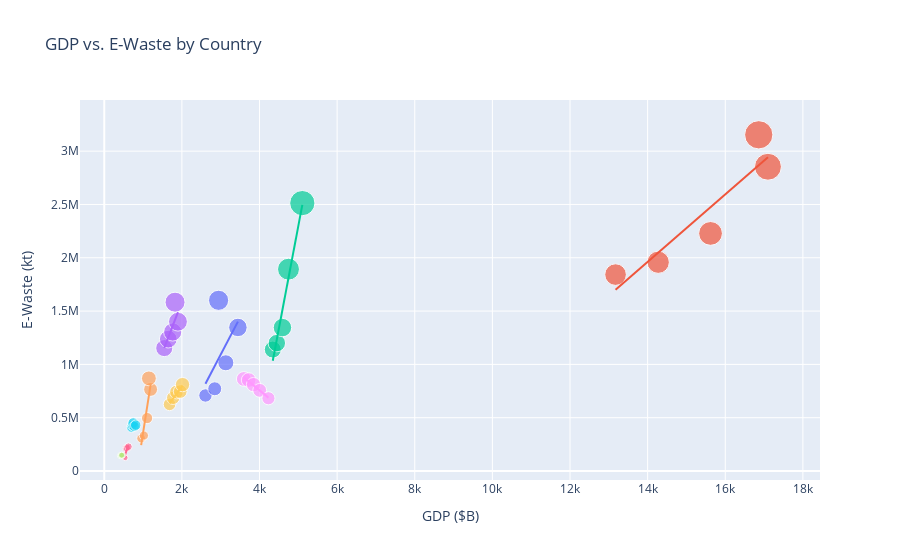

Notebook source saved alongside this figure:
### Code cell
fig = px.scatter(merged_df, x='GDP ($B)', y='E-Waste (kt)', 
                 color='Country', size='E-Waste (kt)',
                 hover_data=['Year'], trendline="ols",
                 title="GDP vs. E-Waste by Country")
fig.update_layout(showlegend=False)
fig.show()

### Figure 1 — Plotly figure (JSON) as saved in the notebook; plotly's stock layout.template omitted (floating-point values rounded to 4 significant figures)
{"data": [{"customdata": [[2017], [2018], [2019], [2020], [2021]], "hovertemplate": "Country=India<br>GDP ($B)=%{x}<br>E-Waste (kt)=%{marker.size}<br>Year=%{customdata[0]}<extra></extra>", "legendgroup": "India", "marker": {"color": "#636efa", "size": [708400.0, 771200.0, 1015000.0, 1346000.0, 1601000.0], "sizemode": "area", "sizeref": 7883.0, "symbol": "circle"}, "mode": "markers", "name": "India", "orientation": "v", "showlegend": true, "type": "scatter", "x": [2607.0, 2846.0, 3132.0, 3444.0, 2946.0], "xaxis": "x", "y": [708400.0, 771200.0, 1015000.0, 1346000.0, 1601000.0], "yaxis": "y"}, {"hovertemplate": "<b>OLS trendline</b><br>E-Waste (kt) = 696.876 * GDP ($B) + -998714<br>R<sup>2</sup>=0.330602<br><br>Country=India<br>GDP ($B)=%{x}<br>E-Waste (kt)=%{y} <b>(trend)</b><extra></extra>", "legendgroup": "India", "marker": {"color": "#636efa", "symbol": "circle"}, "mode": "lines", "name": "India", "showlegend": false, "type": "scatter", "x": [2607.0, 2846.0, 2946.0, 3132.0, 3444.0], "xaxis": "x", "y": [818300.0, 984700.0, 1054000.0, 1184000.0, 1401000.0], "yaxis": "y"}, {"customdata": [[2017], [2018], [2019], [2020], [2021]], "hovertemplate": "Country=China<br>GDP ($B)=%{x}<br>E-Waste (kt)=%{marker.size}<br>Year=%{customdata[0]}<extra></extra>", "legendgroup": "China", "marker": {"color": "#EF553B", "size": [1842000.0, 1958000.0, 2228000.0, 2854000.0, 3153000.0], "sizemode": "area", "sizeref": 7883.0, "symbol": "circle"}, "mode": "markers", "name": "China", "orientation": "v", "showlegend": true, "type": "scatter", "x": [13170.0, 14270.0, 15620.0, 17100.0, 16860.0], "xaxis": "x", "y": [1842000.0, 1958000.0, 2228000.0, 2854000.0, 3153000.0], "yaxis": "y"}, {"hovertemplate": "<b>OLS trendline</b><br>E-Waste (kt) = 316.208 * GDP ($B) + -2.4644e+06<br>R<sup>2</sup>=0.863789<br><br>Country=China<br>GDP ($B)=%{x}<br>E-Waste (kt)=%{y} <b>(trend)</b><extra></extra>", "legendgroup": "China", "marker": {"color": "#EF553B", "symbol": "circle"}, "mode": "lines", "name": "China", "showlegend": false, "type": "scatter", "x": [13170.0, 14270.0, 15620.0, 16860.0, 17100.0], "xaxis": "x", "y": [1701000.0, 2049000.0, 2475000.0, 2868000.0, 2943000.0], "yaxis": "y"}, {"customdata": [[2017], [2018], [2019], [2020], [2021]], "hovertemplate": "Country=Japan<br>GDP ($B)=%{x}<br>E-Waste (kt)=%{marker.size}<br>Year=%{customdata[0]}<extra></extra>", "legendgroup": "Japan", "marker": {"color": "#00cc96", "size": [1139000.0, 1200000.0, 1345000.0, 1893000.0, 2513000.0], "sizemode": "area", "sizeref": 7883.0, "symbol": "circle"}, "mode": "markers", "name": "Japan", "orientation": "v", "showlegend": true, "type": "scatter", "x": [4342.0, 4446.0, 4591.0, 4747.0, 5103.0], "xaxis": "x", "y": [1139000.0, 1200000.0, 1345000.0, 1893000.0, 2513000.0], "yaxis": "y"}, {"hovertemplate": "<b>OLS trendline</b><br>E-Waste (kt) = 1921.19 * GDP ($B) + -7.30763e+06<br>R<sup>2</sup>=0.965386<br><br>Country=Japan<br>GDP ($B)=%{x}<br>E-Waste (kt)=%{y} <b>(trend)</b><extra></extra>", "legendgroup": "Japan", "marker": {"color": "#00cc96", "symbol": "circle"}, "mode": "lines", "name": "Japan", "showlegend": false, "type": "scatter", "x": [4342.0, 4446.0, 4591.0, 4747.0, 5103.0], "xaxis": "x", "y": [1034000.0, 1235000.0, 1512000.0, 1812000.0, 2496000.0], "yaxis": "y"}, {"customdata": [[2017], [2018], [2019], [2020], [2021]], "hovertemplate": "Country=Korea<br>GDP ($B)=%{x}<br>E-Waste (kt)=%{marker.size}<br>Year=%{customdata[0]}<extra></extra>", "legendgroup": "Korea", "marker": {"color": "#ab63fa", "size": [1153000.0, 1237000.0, 1304000.0, 1400000.0, 1583000.0], "sizemode": "area", "sizeref": 7883.0, "symbol": "circle"}, "mode": "markers", "name": "Korea", "orientation": "v", "showlegend": true, "type": "scatter", "x": [1546.0, 1649.0, 1763.0, 1899.0, 1824.0], "xaxis": "x", "y": [1153000.0, 1237000.0, 1304000.0, 1400000.0, 1583000.0], "yaxis": "y"}, {"hovertemplate": "<b>OLS trendline</b><br>E-Waste (kt) = 950.478 * GDP ($B) + -314788<br>R<sup>2</sup>=0.647422<br><br>Country=Korea<br>GDP ($B)=%{x}<br>E-Waste (kt)=%{y} <b>(trend)</b><extra></extra>", "legendgroup": "Korea", "marker": {"color": "#ab63fa", "symbol": "circle"}, "mode": "lines", "name": "Korea", "showlegend": false, "type": "scatter", "x": [1546.0, 1649.0, 1763.0, 1824.0, 1899.0], "xaxis": "x", "y": [1154000.0, 1253000.0, 1361000.0, 1419000.0, 1490000.0], "yaxis": "y"}, {"customdata": [[2017], [2018], [2019], [2020], [2021]], "hovertemplate": "Country=Indonesia<br>GDP ($B)=%{x}<br>E-Waste (kt)=%{marker.size}<br>Year=%{customdata[0]}<extra></extra>", "legendgroup": "Indonesia", "marker": {"color": "#FFA15A", "size": [305600.0, 332500.0, 496500.0, 765500.0, 869100.0], "sizemode": "area", "sizeref": 7883.0, "symbol": "circle"}, "mode": "markers", "name": "Indonesia", "orientation": "v", "showlegend": true, "type": "scatter", "x": [950.4, 1021.0, 1103.0, 1194.0, 1150.0], "xaxis": "x", "y": [305600.0, 332500.0, 496500.0, 765500.0, 869100.0], "yaxis": "y"}, {"hovertemplate": "<b>OLS trendline</b><br>E-Waste (kt) = 2332.64 * GDP ($B) + -1.97433e+06<br>R<sup>2</sup>=0.814290<br><br>Country=Indonesia<br>GDP ($B)=%{x}<br>E-Waste (kt)=%{y} <b>(trend)</b><extra></extra>", "legendgroup": "Indonesia", "marker": {"color": "#FFA15A", "symbol": "circle"}, "mode": "lines", "name": "Indonesia", "showlegend": false, "type": "scatter", "x": [950.4, 1021.0, 1103.0, 1150.0, 1194.0], "xaxis": "x", "y": [242700.0, 407800.0, 599300.0, 708800.0, 810600.0], "yaxis": "y"}, {"customdata": [[2017], [2018], [2019], [2020], [2021]], "hovertemplate": "Country=Switzerland<br>GDP ($B)=%{x}<br>E-Waste (kt)=%{marker.size}<br>Year=%{customdata[0]}<extra></extra>", "legendgroup": "Switzerland", "marker": {"color": "#19d3f3", "size": [410000.0, 430000.0, 450000.0, 418100.0, 430000.0], "sizemode": "area", "sizeref": 7883.0, "symbol": "circle"}, "mode": "markers", "name": "Switzerland", "orientation": "v", "showlegend": true, "type": "scatter", "x": [707.5, 727.2, 746.3, 770.9, 810.8], "xaxis": "x", "y": [410000.0, 430000.0, 450000.0, 418100.0, 430000.0], "yaxis": "y"}, {"hovertemplate": "<b>OLS trendline</b><br>E-Waste (kt) = 86.419 * GDP ($B) + 362587<br>R<sup>2</sup>=0.052692<br><br>Country=Switzerland<br>GDP ($B)=%{x}<br>E-Waste (kt)=%{y} <b>(trend)</b><extra></extra>", "legendgroup": "Switzerland", "marker": {"color": "#19d3f3", "symbol": "circle"}, "mode": "lines", "name": "Switzerland", "showlegend": false, "type": "scatter", "x": [707.5, 727.2, 746.3, 770.9, 810.8], "xaxis": "x", "y": [423700.0, 425400.0, 427100.0, 429200.0, 432700.0], "yaxis": "y"}, {"customdata": [[2017], [2018], [2019], [2020], [2021]], "hovertemplate": "Country=Sweden<br>GDP ($B)=%{x}<br>E-Waste (kt)=%{marker.size}<br>Year=%{customdata[0]}<extra></extra>", "legendgroup": "Sweden", "marker": {"color": "#FF6692", "size": [138600.0, 123200.0, 211000.0, 215000.0, 228000.0], "sizemode": "area", "sizeref": 7883.0, "symbol": "circle"}, "mode": "markers", "name": "Sweden", "orientation": "v", "showlegend": true, "type": "scatter", "x": [519.6, 541.5, 562.1, 585.7, 622.4], "xaxis": "x", "y": [138600.0, 123200.0, 211000.0, 215000.0, 228000.0], "yaxis": "y"}, {"hovertemplate": "<b>OLS trendline</b><br>E-Waste (kt) = 1039.66 * GDP ($B) + -405560<br>R<sup>2</sup>=0.730008<br><br>Country=Sweden<br>GDP ($B)=%{x}<br>E-Waste (kt)=%{y} <b>(trend)</b><extra></extra>", "legendgroup": "Sweden", "marker": {"color": "#FF6692", "symbol": "circle"}, "mode": "lines", "name": "Sweden", "showlegend": false, "type": "scatter", "x": [519.6, 541.5, 562.1, 585.7, 622.4], "xaxis": "x", "y": [134700.0, 157400.0, 178900.0, 203400.0, 241500.0], "yaxis": "y"}, {"customdata": [[2017], [2018], [2019], [2020], [2021]], "hovertemplate": "Country=Norway<br>GDP ($B)=%{x}<br>E-Waste (kt)=%{marker.size}<br>Year=%{customdata[0]}<extra></extra>", "legendgroup": "Norway", "marker": {"color": "#B6E880", "size": [143600.0, 145000.0, 146500.0, 147800.0, 148600.0], "sizemode": "area", "sizeref": 7883.0, "symbol": "circle"}, "mode": "markers", "name": "Norway", "orientation": "v", "showlegend": true, "type": "scatter", "x": [415.2, 436.5, 453.4, 471.0, 445.5], "xaxis": "x", "y": [143600.0, 145000.0, 146500.0, 147800.0, 148600.0], "yaxis": "y"}, {"hovertemplate": "<b>OLS trendline</b><br>E-Waste (kt) = 78.2003 * GDP ($B) + 111554<br>R<sup>2</sup>=0.630007<br><br>Country=Norway<br>GDP ($B)=%{x}<br>E-Waste (kt)=%{y} <b>(trend)</b><extra></extra>", "legendgroup": "Norway", "marker": {"color": "#B6E880", "symbol": "circle"}, "mode": "lines", "name": "Norway", "showlegend": false, "type": "scatter", "x": [415.2, 436.5, 445.5, 453.4, 471.0], "xaxis": "x", "y": [144000.0, 145700.0, 146400.0, 147000.0, 148400.0], "yaxis": "y"}, {"customdata": [[2017], [2018], [2019], [2020], [2021]], "hovertemplate": "Country=Germany<br>GDP ($B)=%{x}<br>E-Waste (kt)=%{marker.size}<br>Year=%{customdata[0]}<extra></extra>", "legendgroup": "Germany", "marker": {"color": "#FF97FF", "size": [863400.0, 853100.0, 810200.0, 756300.0, 682300.0], "sizemode": "area", "sizeref": 7883.0, "symbol": "circle"}, "mode": "markers", "name": "Germany", "orientation": "v", "showlegend": true, "type": "scatter", "x": [3595.0, 3721.0, 3847.0, 4005.0, 4230.0], "xaxis": "x", "y": [863400.0, 853100.0, 810200.0, 756300.0, 682300.0], "yaxis": "y"}, {"hovertemplate": "<b>OLS trendline</b><br>E-Waste (kt) = -299.379 * GDP ($B) + 1.95458e+06<br>R<sup>2</sup>=0.979279<br><br>Country=Germany<br>GDP ($B)=%{x}<br>E-Waste (kt)=%{y} <b>(trend)</b><extra></extra>", "legendgroup": "Germany", "marker": {"color": "#FF97FF", "symbol": "circle"}, "mode": "lines", "name": "Germany", "showlegend": false, "type": "scatter", "x": [3595.0, 3721.0, 3847.0, 4005.0, 4230.0], "xaxis": "x", "y": [878200.0, 840500.0, 803000.0, 755600.0, 688200.0], "yaxis": "y"}, {"customdata": [[2017], [2018], [2019], [2020], [2021]], "hovertemplate": "Country=Canada<br>GDP ($B)=%{x}<br>E-Waste (kt)=%{marker.size}<br>Year=%{customdata[0]}<extra></extra>", "legendgroup": "Canada", "marker": {"color": "#FECB52", "size": [625100.0, 685800.0, 740500.0, 745700.0, 810300.0], "sizemode": "area", "sizeref": 7883.0, "symbol": "circle"}, "mode": "markers", "name": "Canada", "orientation": "v", "showlegend": true, "type": "scatter", "x": [1682.0, 1774.0, 1860.0, 1958.0, 2016.0], "xaxis": "x", "y": [625100.0, 685800.0, 740500.0, 745700.0, 810300.0], "yaxis": "y"}, {"hovertemplate": "<b>OLS trendline</b><br>E-Waste (kt) = 499.513 * GDP ($B) + -206625<br>R<sup>2</sup>=0.937997<br><br>Country=Canada<br>GDP ($B)=%{x}<br>E-Waste (kt)=%{y} <b>(trend)</b><extra></extra>", "legendgroup": "Canada", "marker": {"color": "#FECB52", "symbol": "circle"}, "mode": "lines", "name": "Canada", "showlegend": false, "type": "scatter", "x": [1682.0, 1774.0, 1860.0, 1958.0, 2016.0], "xaxis": "x", "y": [633700.0, 679400.0, 722500.0, 771500.0, 800400.0], "yaxis": "y"}], "layout": {"legend": {"itemsizing": "constant", "title": {"text": "Country"}, "tracegroupgap": 0}, "showlegend": false, "title": {"text": "GDP vs. E-Waste by Country"}, "xaxis": {"anchor": "y", "domain": [0, 1], "title": {"text": "GDP ($B)"}}, "yaxis": {"anchor": "x", "domain": [0, 1], "title": {"text": "E-Waste (kt)"}}}}
